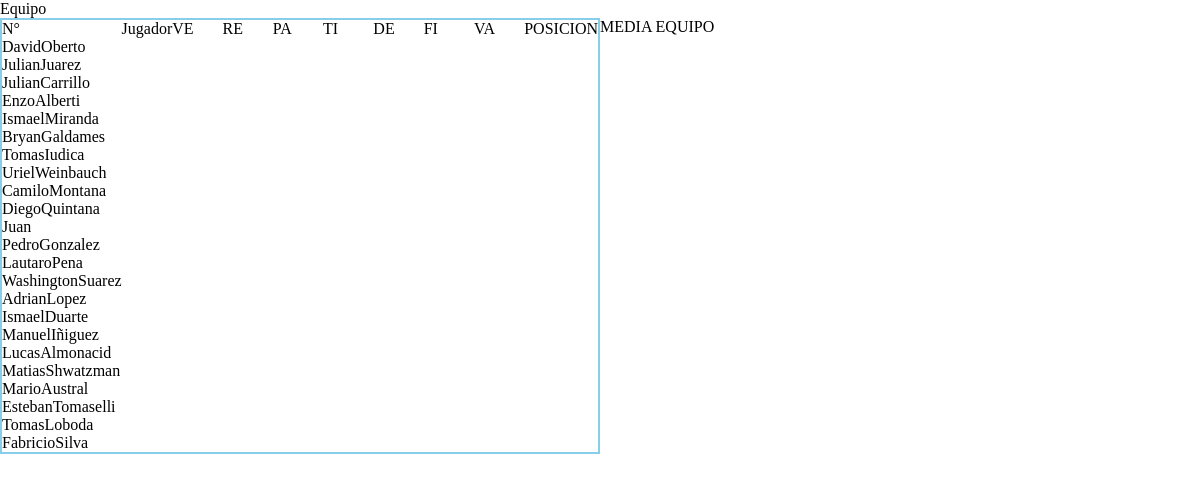
Page /futbol/menu/equipo/ on the committed database.
### Futbalapp/models.py (models this page shows, shortened)
class Jugadores(models.Model):
	paises = (
		('AR', 'Argentina'),
		('BR', 'Brasil'),
		('UR', 'Uruguay'),
		('PE', 'Peru'),
		('CO', 'Colombia'),
		('PA', 'Paraguay'),
		('CH', 'Chile'),
		('EC', 'Ecuador'),
		('BO', 'Bolivia'),
		('VE', 'Venezuela'),
	)
	posiciones = (
		('Arquero', 'Arquero'),
		('Defensor', 'Defensor'),
		('Mediocampista', 'Mediocampista'),
		('Delantero', 'Delantero'),
	)
	nombre=models.CharField(max_length=15, verbose_name="Nombre")
	apellido=models.CharField(max_length=25, verbose_name="Apellido")
	pais=models.CharField(max_length=15, choices=paises, verbose_name="Pais")
	valoracion=models.IntegerField(verbose_name="Valoracion", blank=True, null=True)
	posicion=models.CharField(max_length=15, choices=posiciones, verbose_name='Posicion', blank=True, null=True)
	goles=models.IntegerField(verbose_name="Goles", default=0)
	velocidad=models.IntegerField(verbose_name="Velocidad", blank=True, null=True)
	regate=models.IntegerField(verbose_name="Regate", blank=True, null=True)
	pase=models.IntegerField(verbose_name="Pase", blank=True, null=True)
	tiro=models.IntegerField(verbose_name="Tiro", blank=True, null=True)
	defensa=models.IntegerField(verbose_name="Defensa", blank=True, null=True)
	fisico=models.IntegerField(verbose_name="Fisico", blank=True, null=True)
	goles=models.IntegerField(verbose_name="Goles", default=0)
	objects = models.Manager()
	arqueros_objects = ArquerosManager()
	defensores_objects = DefensorManager()
	mediocampistas_objects = MediocampistaManager()
	delanteros_objects = DelanteroManager()

### Futbalapp/views.py (the view)
# urls.py: path('equipo/', menu_equipo.as_view(), name='Equipo'),
class menu_equipo(ListView):
	template_name = 'Futbol/menu_equipo.html'
	context_object_name = 'jugadores_equipo'
	model = Jugadores
	def get_queryset(self):
		try:
			if abc=="123":
				pass
		except:
			asignar_jugadores(2,7,7,6)
			arqueros = Jugadores.arqueros_objects.all()[var1:var2]
			defensores = Jugadores.defensores_objects.all()[var3:var4]
			mediocampistas = Jugadores.mediocampistas_objects.all()[var5:var6]
			delanteros = Jugadores.delanteros_objects.all()[var7:var8]
			equipo = arqueros | defensores | mediocampistas | delanteros
			abc='123'
		return equipo

### Futbalapp/models.py (called while the page is built)
	def get_queryset(self):
		return super().get_queryset().filter(posicion='Arquero')

	def get_queryset(self):
		return super().get_queryset().filter(posicion='Defensor')

	def get_queryset(self):
		return super().get_queryset().filter(posicion='Mediocampista')

	def get_queryset(self):
		return super().get_queryset().filter(posicion='Delantero')

### Futbalapp/views.py (called while the page is built)
def ejecucion_unica(funcion_parametro):
    def funcion_interior(*args):
        if not funcion_interior.has_run:
            funcion_interior.has_run = True
            return funcion_parametro(*args)
    funcion_interior.has_run = False
    return funcion_interior

@ejecucion_unica
def asignar_jugadores(gk_var, df_var, mc_var, dc_var):
	global var1
	global var2
	global var3
	global var4
	global var5
	global var6
	global var7
	global var8
	var1=random.randrange(1,6)
	var2=var1 + gk_var
	var3=random.randrange(1,6)
	var4=var3 + df_var
	var5=random.randrange(1,6)
	var6=var5 + mc_var
	var7=random.randrange(1,6)
	var8=var7 + dc_var

### Futbalapp/templates/Futbol/menu_equipo.html (shortened to what this page needs)
{% load static %}
<!DOCTYPE html>
<html>
<head>
	<link rel="stylesheet" type="text/css" href='{% static "css/style6.css" %}'>
</head>
<body>
	<p>Equipo</p>
	<div class="big-container">
		<div class="plantel">
			<p>N°</p>
			<p>Jugador</p>
			<p>VE</p>
			<p>RE</p>
			<p>PA</p>
			<p>TI</p>
			<p>DE</p>
			<p>FI</p>
			<p>VA</p>
			<p>POSICION</p>
		{% for a in jugadores_equipo %}
			{{a.nombre}}{{a.apellido}}
		{% endfor %}
		</div>
		<div class="datos-extra">
			<p>MEDIA EQUIPO</p>
		</div>
	</div>
</body>
</html>

### Futbalapp/static/css/style6.css (style rules this page uses)
* { box-sizing: border-box; margin: 0px; padding: 0px; }
.big-container { display: flex; flex-direction: row; }
.plantel { max-width: 50%; display: grid; grid-template-columns: repeat(10, 1fr); border: 2px solid skyblue; }

### rows in the picture
Jugadores: nombre "David", apellido "Oberto"
Jugadores: nombre "Julian", apellido "Juarez"
Jugadores: nombre "Julian", apellido "Carrillo"
Jugadores: nombre "Enzo", apellido "Alberti"
Jugadores: nombre "Ismael", apellido "Miranda"
Jugadores: nombre "Bryan", apellido "Galdames"
Jugadores: nombre "Tomas", apellido "Iudica"
Jugadores: nombre "Uriel", apellido "Weinbauch"
Jugadores: nombre "Camilo", apellido "Montana"
Jugadores: nombre "Diego", apellido "Quintana"
Jugadores: nombre "Juan Pedro", apellido "Gonzalez"
Jugadores: nombre "Lautaro", apellido "Pena"
Jugadores: nombre "Washington", apellido "Suarez"
Jugadores: nombre "Adrian", apellido "Lopez"
Jugadores: nombre "Ismael", apellido "Duarte"
Jugadores: nombre "Manuel", apellido "Iñiguez"
Jugadores: nombre "Lucas", apellido "Almonacid"
Jugadores: nombre "Matias", apellido "Shwatzman"
Jugadores: nombre "Mario", apellido "Austral"
Jugadores: nombre "Esteban", apellido "Tomaselli"
Jugadores: nombre "Tomas", apellido "Loboda"
Jugadores: nombre "Fabricio", apellido "Silva"
